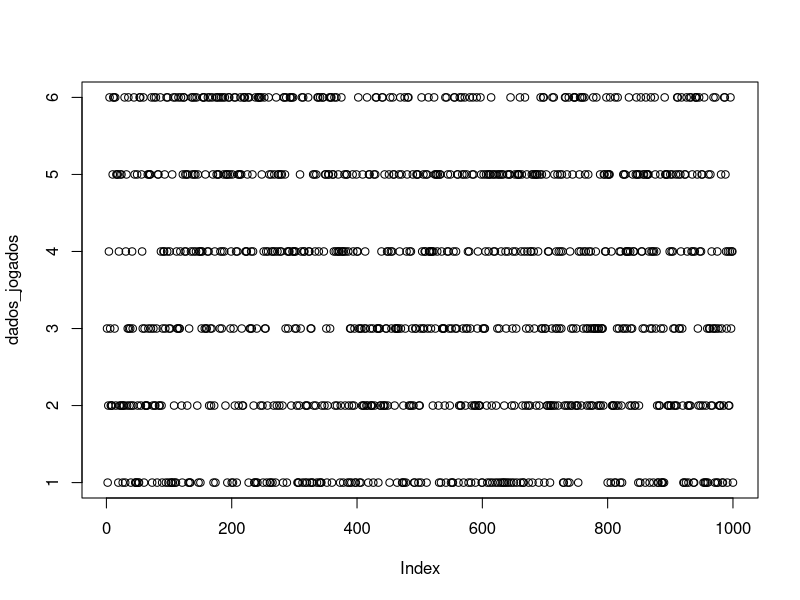
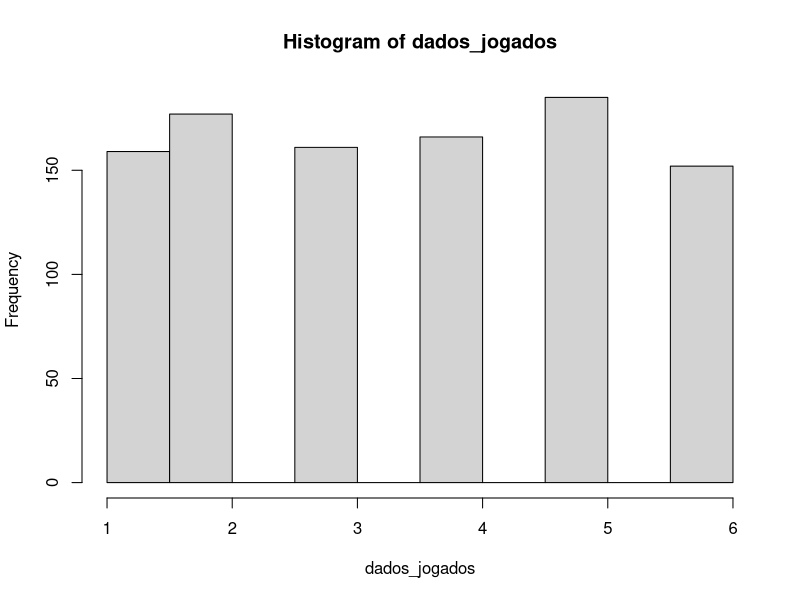

These charts were generated, in order, by the following R code:
## ---- chunk 1

dados_seq <- seq(from = 1, to = 9)


set.seed(10)
dados_jogados <- sample(x = 1:6, size = 1000, replace = TRUE)
plot(dados_jogados)
hist(dados_jogados)


